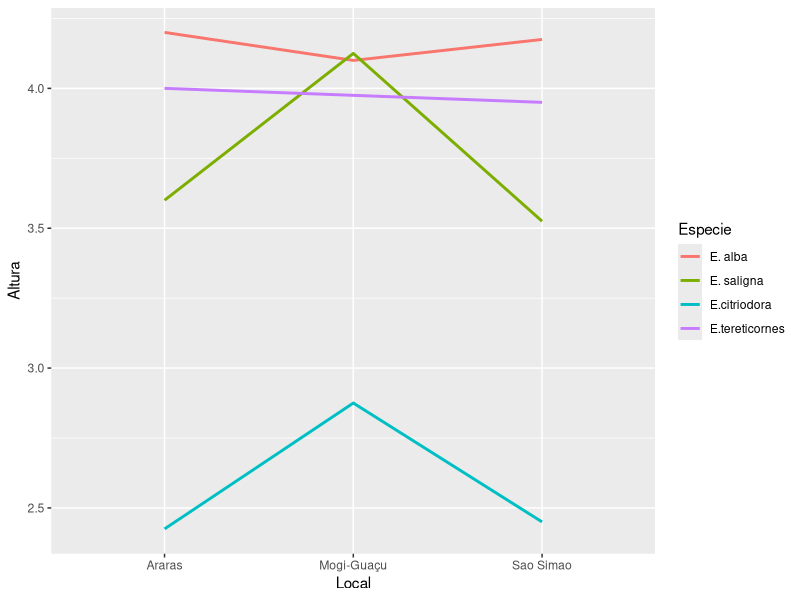

Source code (R):
library(readxl)
lista_8 <- read_excel("lista_8.xlsx")
View(lista_8)

str(lista_8)
dados_conjuntos <-transform(lista_8, Local = as.factor(Local), Especie = as.factor(Especie),
                        Bloco = as.factor(Bloco))

library(dplyr)
str(lista_8)

dados_arara <-  filter(lista_8, Local == "Araras")
dados_mogi <-  filter(lista_8, Local == "Mogi-Guaçu")
dados_simao <-filter(lista_8, Local =="Sao Simao")

##Local 1
str(dados_arara)
dados_arara <-transform(dados_arara, Local = as.factor(Local), Especie = as.factor(Especie),
                        Bloco = as.factor(Bloco))
aov.arara <- aov(Altura~ Bloco + Especie, data = dados_arara)

(anova.arara <- anova(aov.arara))

##Local 2
str(dados_mogi)
dados_mogi <-transform(dados_mogi, Local = as.factor(Local), Especie = as.factor(Especie),
                        Bloco = as.factor(Bloco))
aov.mogi <- aov(Altura~ Bloco + Especie, data = dados_mogi)

(anova.mogi <- anova(aov.mogi))


###Local 3
str(dados_simao)
dados_simao <-transform(dados_simao, Local = as.factor(Local), Especie = as.factor(Especie),
                       Bloco = as.factor(Bloco))
aov.simao <- aov(Altura~ Bloco + Especie, data = dados_simao)

(anova.simao <- anova(aov.simao))

### Barlett test
bartlett.test(dados_conjuntos$Altura, dados_conjuntos$Local)

### Coeficientes de Variacao e Acurácia Seletiva

##letra c

#CV
(cv_araras<-sqrt(anova.arara[3,3])*100/mean(dados_arara$Altura))
(cv_mogi<-sqrt(anova.mogi[3,3])*100/mean(dados_mogi$Altura))
(cv_sao<-sqrt(anova.simao[3,3])*100/mean(dados_simao$Altura))

##Acuracia
(rgg_araras<-sqrt(1-1/anova.arara[2,4]))
(rgg_mogi<-sqrt(1-1/anova.mogi[2,4]))
(rgg_sao<-sqrt(1-1/anova.simao[2,4]))

##letra d
#Y = u + b%in%l + l + s + l:s + e
str(dados_conjuntos)
aov_conj<- aov(Altura ~ Bloco%in%Local + Local + Especie + Local:Especie, data=dados_conjuntos)
(anova_conj<-anova(aov_conj))

#letra e
library(dplyr)
library(ggplot2)
dados.conj.mean<-dados_conjuntos %>% group_by(Local,Especie) %>% summarise(Altura = mean(Altura))

ggplot(dados.conj.mean, aes(x = Local, y= Altura, group = Especie))+
  geom_line(aes(color = Especie),size=1)

##letra f
QMG_araras<-anova.arara[2,3]
QMG_mogi<-anova.mogi[2,3]
QMG_sao<-anova.simao[2,3]


#Parte simples
QMG_medio<- mean(c(QMG_araras,QMG_mogi,QMG_sao))
(ps<-(1/(3-1)) * (  (sqrt(QMG_araras) - sqrt(QMG_medio))^2 +
                      (sqrt(QMG_mogi) - sqrt(QMG_medio))^2 +
                      (sqrt(QMG_sao) - sqrt(QMG_medio))^2 ))

#Parte Composta

var.gen<-(anova_conj[2,3]-anova_conj[4,3])/(4*3)

(r12<- (var.gen)/( (sqrt ( (QMG_araras)/4*(QMG_mogi)/4)   )) )
(r23<- (var.gen)/( (sqrt ( (QMG_mogi)/4*(QMG_sao)/4)   )) )
(r13<- (var.gen)/( (sqrt ( (QMG_araras)/4*(QMG_sao)/4)   )) )

(pc<-  (2/(3*(3-1))) *( (1-r12) * sqrt(QMG_araras * QMG_mogi)+
                          (1-r23) * sqrt(QMG_mogi * QMG_sao)+
                          (1-r13) * sqrt(QMG_araras * QMG_sao)))

ps+pc #Precisa ser igual ou proximo ao QM da interação da conjunta
anova_conj

#% das partes
ps*100/(ps+pc) #Parte simples
pc*100/(ps+pc) #Partes complexa

?qf
qf(0.05, 17, 16, lower.tail=F)
